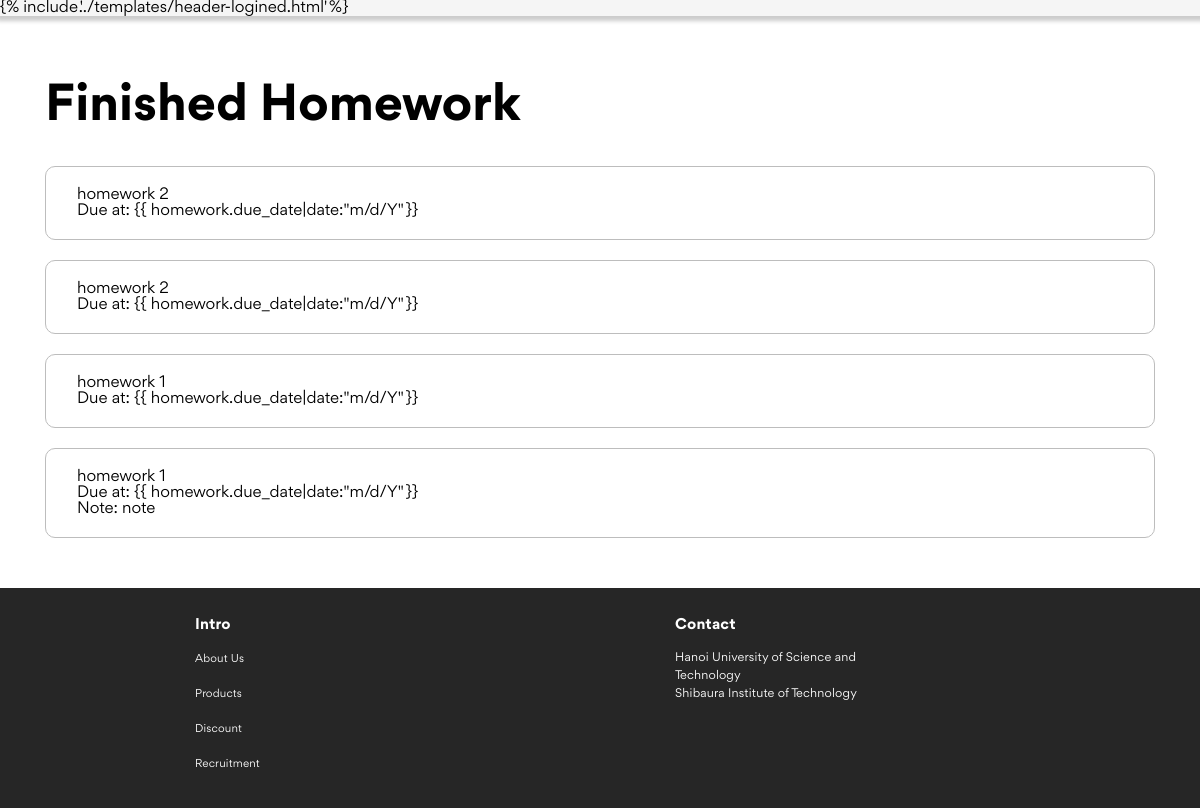
Screenshot of /view/finished-homework.html (signed in) with the database file from the repository.
### app/models.py (models this page shows, shortened)
class Homework(models.Model):
    user = models.ForeignKey(User, null=User, on_delete=models.CASCADE)
    name = models.CharField(max_length=200) #宿題名
    note = models.TextField(blank=True, default='') #メモ
    due_date = models.DateField() #期限
    difficulty = models.IntegerField(choices=[(1, '1'), (2, '2'), (3, '3'), (4, '4'), (5, '5')]) #難易度
    priority = models.IntegerField(default=0, editable=False) #自動的に計算する優先度
    finished = models.BooleanField(default=False) #完了した宿題かどうか

### app/views.py (the view)
# urls.py: path('view/finished-homework.html', views.finished_homework, name='finished_homework'),
@login_required
def finished_homework(request):
    if request.method == 'POST':
        homework_id = request.POST.get('homework_id')
        if homework_id:
            homework = get_object_or_404 (Homework, id=homework_id, user=request.user)
            homework.finished = True
            homework.save()
    finished_list = Homework.objects.filter(user=request.user, finished=True)
    context = { 'finished_list':finished_list }
    return render(request, 'view/finished-homework.html', context)

### templates/view/finished-homework.html (shortened to what this page needs)
<!DOCTYPE html>
<html lang="en">
    <head>
        {% load static %}
        <link
            rel="stylesheet"
            href="{% static 'assets/fonts/stylesheet.css' %}"
        />
        <link rel="stylesheet" href="{% static 'assets/css/main.css' %}" />
    </head>
    <body>
        <header id="header" class="header">
            {% if user.is_authenticated %} {% include
            '../templates/header-logined.html' %} {% else %} {% include
            '../templates/header.html' %} {% endif %}
        </header>
        <div class="main-first" id="about-app">
            <div class="container">
                <div class="row">
                    <div class="col-12">
                        <h1 class="page__title">Finished Homework</h1>
                    </div>
                </div>
                <div class="row">
                    <ul class="col-12 homework__list">
                        {% for homework in finished_list %}
                        <li class="homework__item">
                            <div class="homework__container">
                                <div class="col-10 homework__content">
                                    <h2 class="homework__name">
                                        {{ homework.name }}
                                    </h2>
                                    <div class="homework__desc">
                                        <p class="homework__duedate">
                                            Due at: {{
                                            homework.due_date|date:"m/d/Y" }}
                                        </p>
                                        {% if homework.note %}
                                        <p class="homework__note">
                                            Note: {{ homework.note }}
                                        </p>
                                        {% endif %}
                                    </div>
                                </div>
                            </div>
                        </li>
                        {% empty %}
                        <li class="homework__item">
                            <div class="homework__container">
                                <p>No homework available.</p>
                            </div>
                        </li>
                        {% endfor %}
                    </ul>
                </div>
            </div>
        </div>
        {% include '../templates/footer.html' %}
    </body>
</html>

### static/assets/css/main.css (style rules this page uses)
html, body, div, span, applet, object, iframe, h1, h2, h3, h4, h5, h6, p, blockquote, pre, a, abbr, acronym, address, big, cite, code, del, dfn, em, img, ins, kbd, q, s, samp, small, strike, strong, sub, sup, tt, var, b, u, i, center, dl, dt, dd, ol, ul, li, fieldset, form, label, legend, table, caption, tbody, tfoot, thead, tr, th, td, article, aside, canvas, details, embed, figure, figcaption, footer, header, hgroup, menu, nav, output, ruby, section, summary, time, mark, audio, video { margin: 0; padding: 0; border: 0; font-size: 100%; font: inherit; vertical-align: baseline; }
article, aside, details, figcaption, figure, footer, header, hgroup, menu, nav, section { display: block; }
body { line-height: 1; }
ol, ul { list-style: none; }
* { -webkit-tap-highlight-color: transparent; }
html { font-size: 62.5%; scroll-behavior: smooth; }
body { font-size: 1.6rem; font-family: "Gordita", sans-serif; color: var(--text-color); background: var(--body-bg); }
.row > *, .container-fluid, .container { padding-left: calc(var(--grid-gutter-x) * 0.5); padding-right: calc(var(--grid-gutter-x) * 0.5); }
.container-fluid, .container { --grid-gutter-x: 30px; --grid-gutter-y: 0; width: 1370px; margin-left: auto; margin-right: auto; }
.container { width: 1370px; }
.row { display: flex; flex-wrap: wrap; margin-top: calc(var(--grid-gutter-y) * -1); margin-left: calc(var(--grid-gutter-x) * 0.5 * -1); margin-right: calc(var(--grid-gutter-x) * 0.5 * -1); }
.row > * { margin-top: var(--grid-gutter-y); }
.col-10 { flex: 0 0 auto; width: 83.3333333333%; }
.col-12 { flex: 0 0 auto; width: 100%; }
@media (max-width: 1399.98px) { .container { max-width: 1140px; } }
.main-first { width: 100%; background-color: rgb(255, 255, 255); padding: 30px 0; }
#about-app { scroll-margin-top: 100px; }
.header { position: sticky; top: -8px; z-index: 2; background-color: rgba(245, 245, 245, 0.95); box-shadow: 0.5px 0.5px 4px 4px #ccc; }
.page__title { font-size: 50px; line-height: 80px; font-weight: 600; margin-top: 20px; margin-bottom: 20px; }
.homework__container { display: flex; padding: 10px 1px 10px 1px; }
.homework__item { margin-bottom: 20px; border: 1px solid #bdbdbd; border-radius: 10px; }
.homework__content { padding: 10px; padding-left: 30px; }
html { background-color: #f6f6f6; }
html { --text-color: black; --body-bg: white; --text-theme-color: #ffb909; --theme-color: #fedb5d; }

### rows the page displays
Homework: name "homework 2"
Homework: name "homework 2"
Homework: name "homework 1"
Homework: name "homework 1", note "note"
